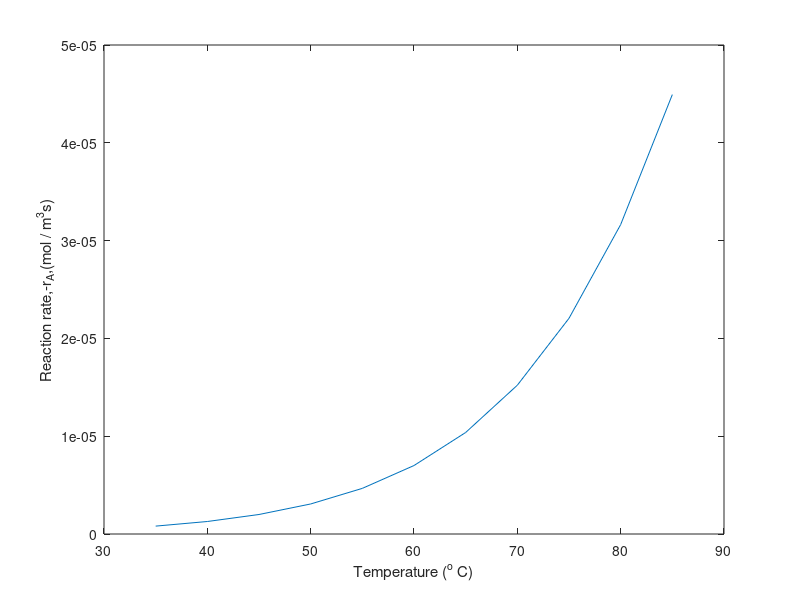
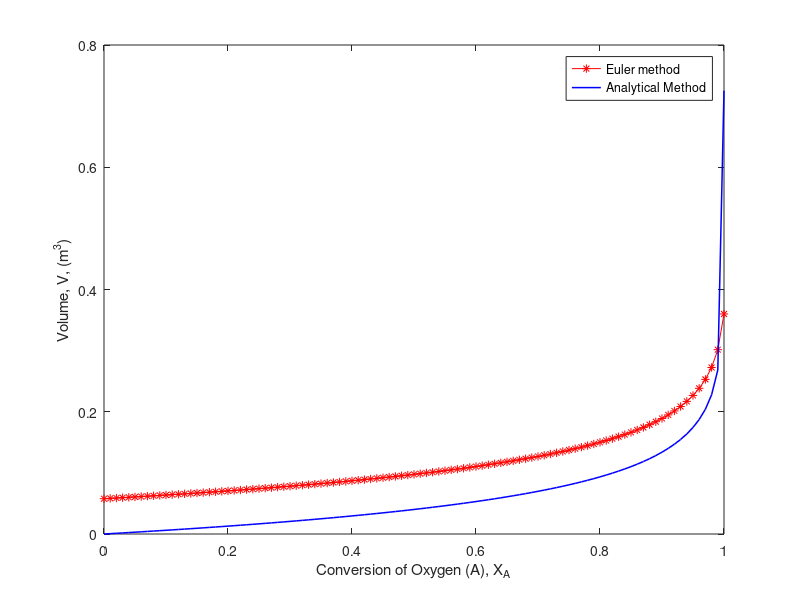

Here is the MATLAB script that generated these plots, in order:
close all
clear all

%Create graph to show variation of reaction rate with temperature

% Define general variables

M = 165.678675; % Ratio of inital concentrations of hydrogen (B) and oxygen (A), (CB0/CA0), (unitless);
s = 2 % stoichiometric ratio (b/a) (unitless)
CA0 = 0.1417445010928; %inital concentration of oxygen (A)(mol/m^3)
FA0 = 0.190931667; %  inital molar flowrate of Oxygen(mol/s) 
v0 = FA0/CA0; % volumetric flowrate of reactor (m^3/s)
Ti = 35:5:85; %Define temperature interval (^oC)
T = Ti+273.15; % express temperature interval in kelvin 
k0 = 1.96e11; %  pre-exponential factor (/s)
Ea = 73.77e3; % Activation energy (J/mol)
R = 8.3145; % Molar gas constant (J/mol K)
k = k0*exp((-Ea)./(R*T)); % rate constant (/s)
rA = k*CA0^2*((1-0.999996)*(M - (0.999996*s))); %reaction rate at varying temperatures (mol/m^3s)

% %Volume design
% % Define conversion interval
dXA = 0.999996/100;

% Define inital conditions 
XA(1) = 0; % set inital conversion of oxygen (A) as 0 (unitless)
V(1) = 0.05770956685; % set inital volume (m^3)

%Define variables
TR =  341.15; % Inlet operating temperature (K)
kR = k0*exp((-Ea)/(R*TR)); % operating rate constant (/s)

%iterate from XA = 0 to 0.999996 and calculate volume using Euler's method (V) and
%analytical solution (A)

for i = 2:101
    XA(i) = (i-1)*dXA;
    rAR(i) = kR.*CA0.^2.*(1 - XA(i-1)).*(M - (s*XA(i-1)));
    dVdXA = FA0./rAR(i);
    V(i) = V(i-1) + dVdXA*dXA;
    A(i) = (v0/(kR*CA0*(s-M)))*(log((1-XA(i))/(M-(s*XA(i))))-log(1/M))
end

% Find volume as predicted by both methods
V_Eu_R = V(:,end);
V_A_R = A(:,end);

%Plot reaction rate vs temperature
figure(1)
plot(Ti,rA)
xlabel('Temperature (^o C)')
ylabel('Reaction rate,-r_A,(mol / m^3s)')

%plot volume vs conversion
figure(2)
plot(XA,V,'r*-')
hold on
plot(XA,A,'b','LineWidth',1.1)
hold off
xlabel('Conversion of Oxygen (A), X_A')
ylabel('Volume, V, (m^3)')
legend('Euler method','Analytical Method')